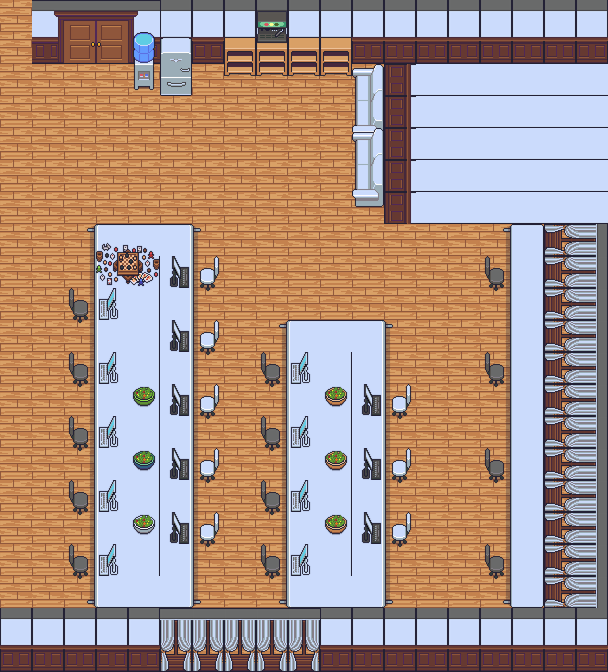

A 2D game scene composited from a Tiled map and its tileset images. What follows is a short description and the map's XML, with each tile layer's data collapsed to a summary:
An orthogonal 19x21 tile map with 32x32 px tiles, 8 tile layers (Floor, Wall, Desk, Sofa1, ...), 2 tilesets.

<map version="1.10" tiledversion="1.11.2" orientation="orthogonal" renderorder="right-down" width="19" height="21" tilewidth="32" tileheight="32" infinite="0" nextlayerid="9" nextobjectid="1">
 <tileset firstgid="1" source="Icon.tsx" />
 <tileset firstgid="120" source="ImageIcon2.tsx" />
 <layer id="1" name="Floor" width="19" height="21">
  <data>[399 cells, 399 non-empty, 1 distinct tile ids]</data>
 </layer>
 <layer id="2" name="Wall" width="19" height="21">
  <data>[399 cells, 133 non-empty, 13 distinct tile ids]</data>
 </layer>
 <layer id="3" name="Desk" width="19" height="21">
  <data>[399 cells, 141 non-empty, 15 distinct tile ids]</data>
 </layer>
 <layer id="4" name="Sofa1" width="19" height="21">
  <data>[399 cells, 3 non-empty, 3 distinct tile ids]</data>
 </layer>
 <layer id="5" name="Sofa2" width="19" height="21">
  <data>[399 cells, 3 non-empty, 3 distinct tile ids]</data>
 </layer>
 <layer id="6" name="ItemsPutOnTheDesk" width="19" height="21">
  <data>[399 cells, 29 non-empty, 12 distinct tile ids]</data>
 </layer>
 <layer id="7" name="Chair" width="19" height="21">
  <data>[399 cells, 42 non-empty, 4 distinct tile ids]</data>
 </layer>
 <layer id="8" name="ItemPutOnWall" width="19" height="21">
  <data>[399 cells, 34 non-empty, 2 distinct tile ids]</data>
 </layer>
</map>
